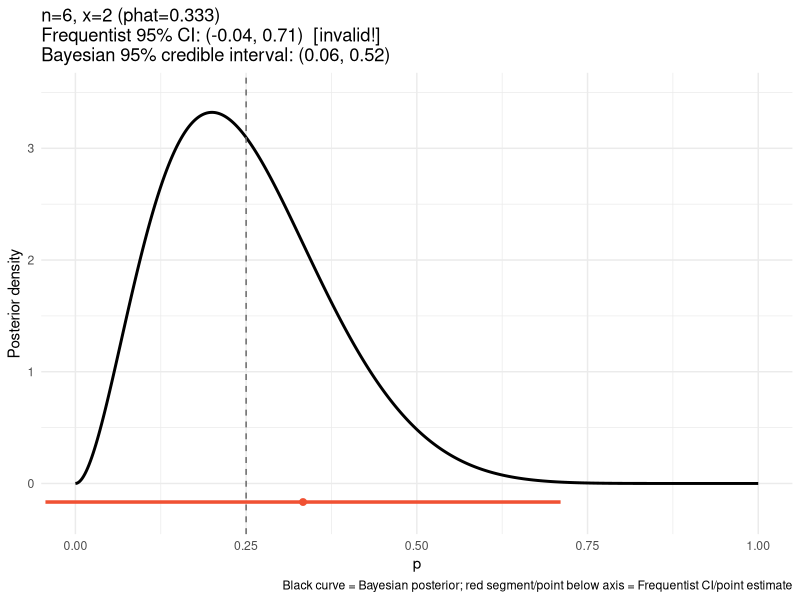
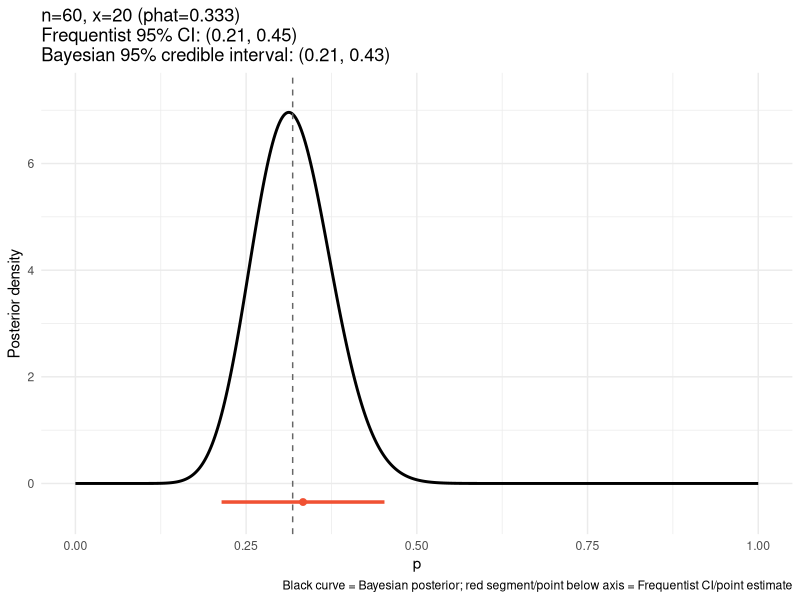
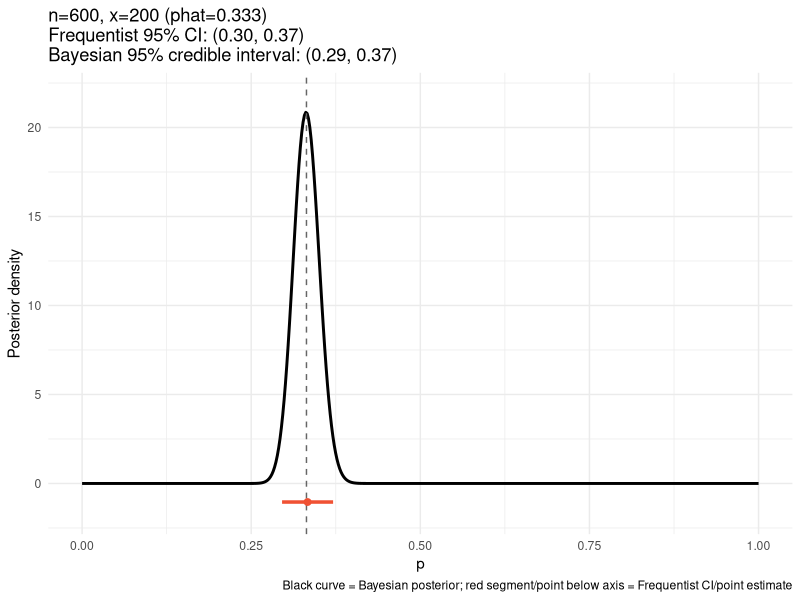
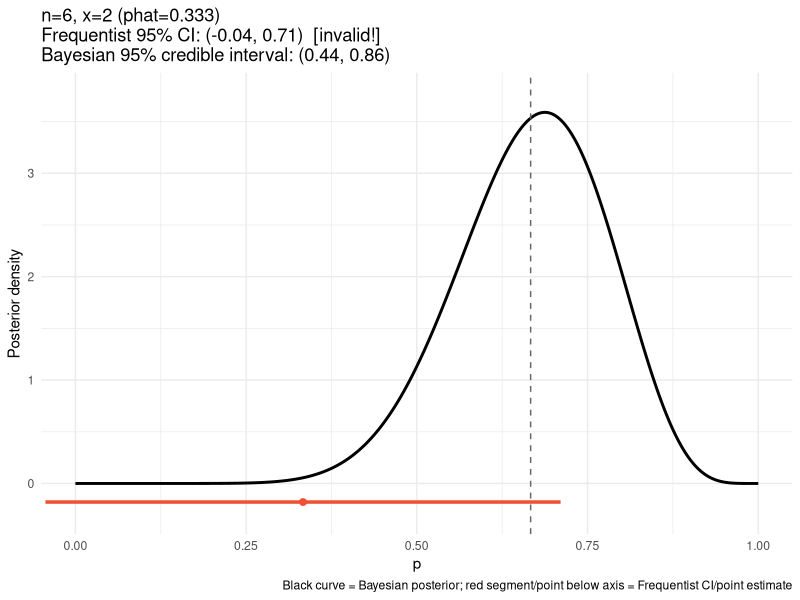
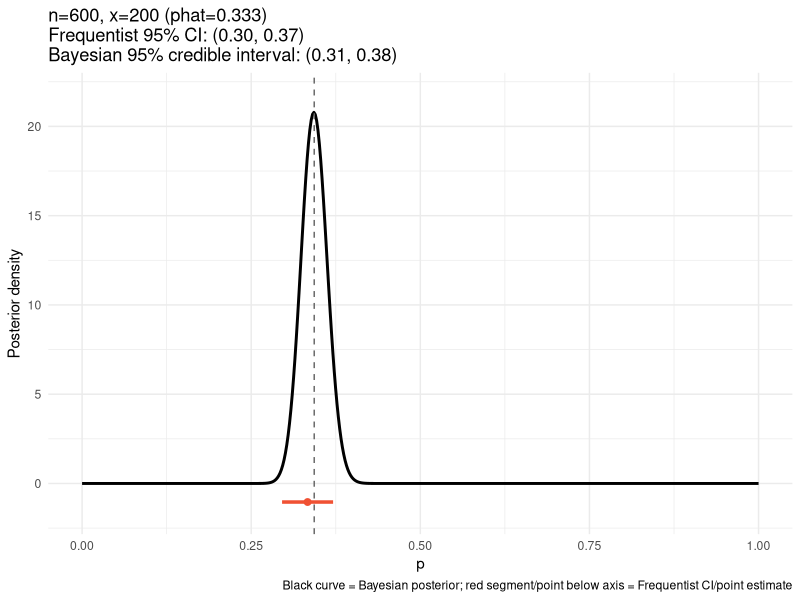

Here is the R script that generated these plots, in order:
library(ggplot2)

# ---- Watching Frequentist and Bayesian estimates converge ----
# Same drug-trial setup as Lectures 32/34/35: a Beta(alpha, beta) prior
# and a Binomial(n, p) likelihood. We scale n up (keeping the same
# response rate x/n = 1/3) and compare:
#   - the Frequentist 95% CI:  phat +/- 1.96 * SE(phat)
#   - the Bayesian 95% credible interval, from the Beta(alpha+x, beta+n-x) posterior

compare_freq_bayes <- function(n, x, alpha = 1, beta = 5) {
  phat <- x / n
  se_phat <- sqrt(phat * (1 - phat) / n)
  freq_ci <- c(phat - 1.96 * se_phat, phat + 1.96 * se_phat)
  freq_valid <- freq_ci[1] >= 0 && freq_ci[2] <= 1

  a_post <- alpha + x
  b_post <- beta + n - x
  post_mean <- a_post / (a_post + b_post)
  cred_int <- qbeta(c(0.025, 0.975), a_post, b_post)

  p_grid <- seq(0, 1, length.out = 500)
  post_density <- dbeta(p_grid, a_post, b_post)

  title <- sprintf(
    "n=%d, x=%d (phat=%.3f)\nFrequentist 95%% CI: (%.2f, %.2f)%s\nBayesian 95%% credible interval: (%.2f, %.2f)",
    n, x, phat, freq_ci[1], freq_ci[2], if (freq_valid) "" else "  [invalid!]",
    cred_int[1], cred_int[2]
  )

  ggplot(data.frame(p = p_grid, density = post_density), aes(x = p, y = density)) +
    geom_line(linewidth = 1, color = "black") +
    geom_vline(xintercept = post_mean, linetype = "dashed", color = "gray40") +
    annotate("segment", x = freq_ci[1], xend = freq_ci[2],
             y = -0.05 * max(post_density), yend = -0.05 * max(post_density),
             color = "#F05133", linewidth = 1.2) +
    annotate("point", x = phat, y = -0.05 * max(post_density), color = "#F05133", size = 2) +
    coord_cartesian(xlim = c(0, 1), ylim = c(-0.08 * max(post_density), max(post_density) * 1.05)) +
    labs(title = title, x = "p", y = "Posterior density",
         caption = "Black curve = Bayesian posterior; red segment/point below axis = Frequentist CI/point estimate") +
    theme_minimal()
}

# Small trial: matches Lecture 35's slides -- Frequentist CI is invalid
compare_freq_bayes(n = 6, x = 2)

# 10x the patients, same response rate
compare_freq_bayes(n = 60, x = 20)

# 100x the patients, same response rate
compare_freq_bayes(n = 600, x = 200)

# --> As n grows, the Bayesian posterior narrows around the data, the
# Frequentist CI becomes valid and narrows too, and the two intervals
# converge -- exactly the "enough data" claim from Lecture 31.

# Try it with a much stronger (or much weaker) prior at each n -- does
# the prior's influence shrink the same way as n grows?
compare_freq_bayes(n = 6, x = 2, alpha = 10, beta = 2)   # optimistic prior
compare_freq_bayes(n = 600, x = 200, alpha = 10, beta = 2)
